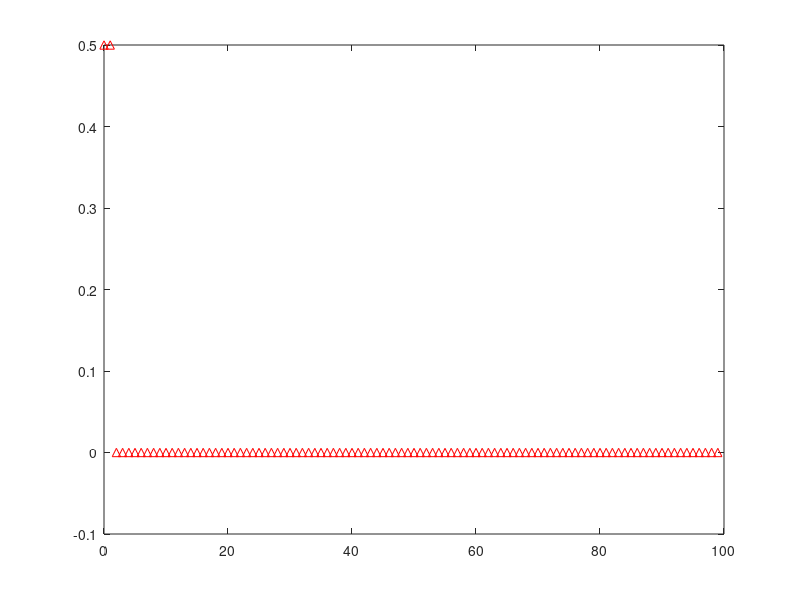
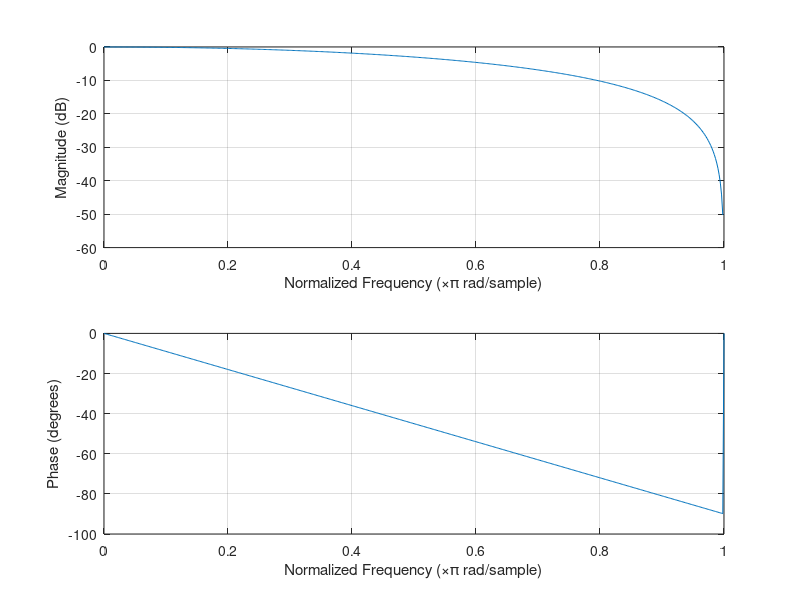
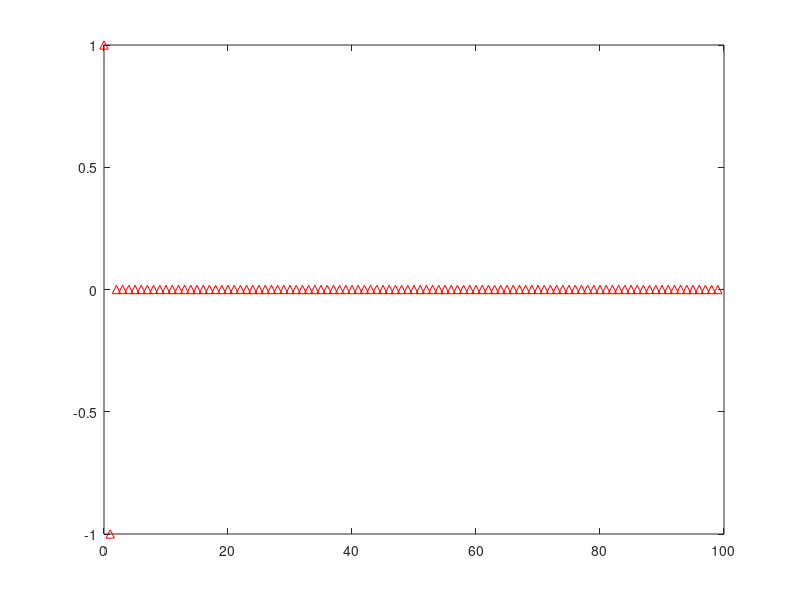
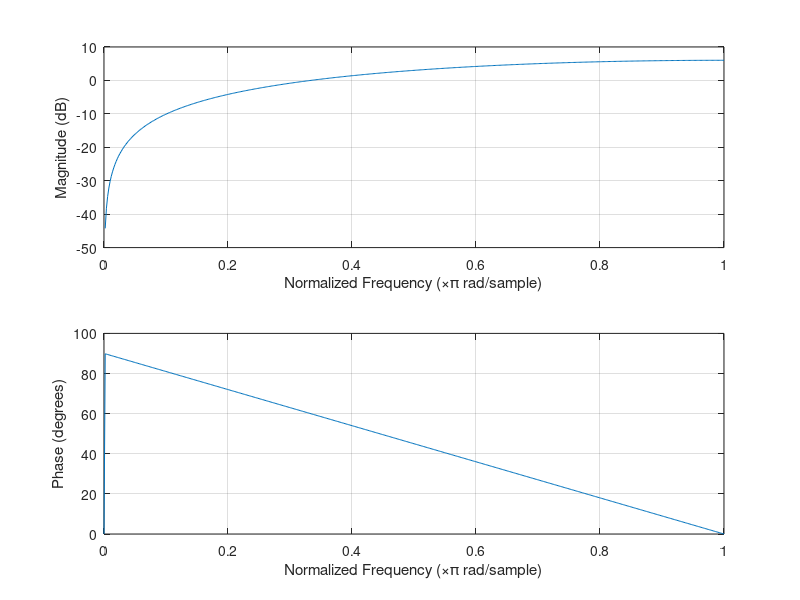

The MATLAB source for these figures, in order:
close all;
clear all;

%  y[n] = h[n]*x[n]
%  y = conv(h,x)

% Let 
% y[n] = a0 x[n] + ... + aN x[n-N] + b1 y[n-1] + ... + bM y[n-M]

% If an UNIT IMPULSE pass through the system an IMPULSE RESPONSE is
% obtainded at the output

%  Y(z) = H(z)X(z)   =>    H(z) = Y(z)/X(z)

%  Let A and B be the coefficients of the system
%  y = filter(A, B, x)

% Signals to analyze
M = 100;
t = linspace(0,2*pi,M);
n = 0:M;

%% unit impulse
x = zeros(1, M); x(1) = 1;

%% step
x = ones(1, M);

%% sine
x = sin(2*pi*1*t);

%% Cosine
x = cos(2*pi*1*t);


%%Moving average filter
% y[n] = a0 x[n] + a1 x[n-1] + ... + aN x[n-N]

% Moving average filter by convolution
N = 2
h = (1/N) * ones(1,N)
y = conv(h, x)
%Moving average filter by filter
A = (1/N) * ones(1,N)
B = [1]
y = filter(A, B, x)

%Graph the impulse response of the system
impz(A, B, M);
figure

%Graph the frequency response of the system
freqz(A,B);

yAverage = y;

%%First difference
% The discrete operation that mimics the forst derivative is called first
% difference

%first difference by convolution
h = [1 -1]
y = conv(h, x)
%first difference by filter
A = [1 -1]
B = [1]
y = filter(A, B, x)

figure
impz(A, B, M);
figure
freqz(A, B);
yDiff = y;

%%Running sum
%The discrete operation that mimics the integral is called running sum

%running sum by convolution
h = [0 1 1 1 1 1 1 1 1 1 1 1 1 1 1 1 1 1 1 1 1]
y = conv(h, x)
%running sum by filter
A = [1]
B = [1 -1]
y = filter(A, B, x)

figure
impz(A, B, M);
figure
freqz(A,B);
ySum = y;

%%PLOT
limS = max([max(x), max(yAverage), max(yDiff), max(ySum)]);
limI = min([min(x), min(yAverage), min(yDiff), min(ySum)]);
lims = [limI, limS];

figure
subplot(2,2, 1);
stem(x);
title('Original signal');
ylim(lims);
subplot(2,2, 2);
stem(yAverage);
title('Average filter');
ylim(lims);
subplot(2,2, 3);
stem(yDiff);
title('First difference');
ylim(lims);
subplot(2,2, 4);
stem(ySum);
title('Running sum');
ylim(lims);
